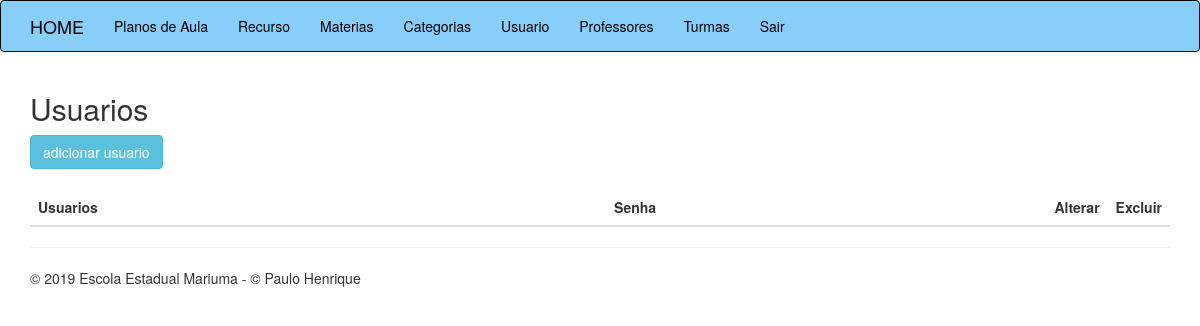
/usuarios.php, run on an earlier commit of the app's database.
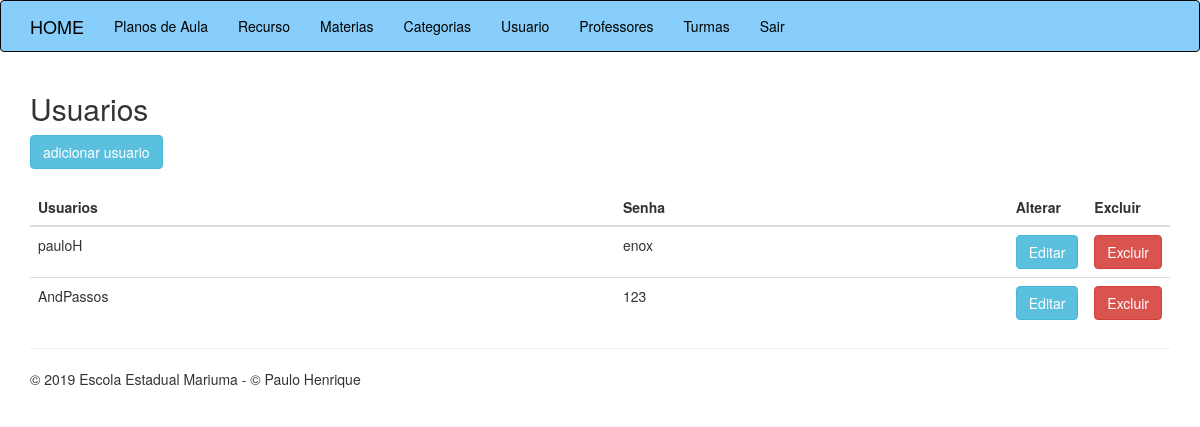
And on a later commit of the database.
### tables this page shows
CREATE TABLE `tb_professores` (
  `id` int(11) NOT NULL,
  `nome` varchar(50) NOT NULL,
  `email` varchar(100) NOT NULL,
  `telefone` varchar(20) NOT NULL,
  `facebook` varchar(50) NOT NULL,
  `nascimento` varchar(10) NOT NULL,
  `usuario` varchar(20) NOT NULL,
  `senha` varchar(20) NOT NULL
);

### classes/Professor.php (called while the page is built, shortened)
<?php
class Professor{
    public function listarProfessores(){
        $conexao = new PDO("mysql:host=127.0.0.1;dbname=escola","root","");
        $query = "SELECT id, nome, email, telefone, facebook, nascimento, usuario, senha FROM tb_professores";
        $resultado = $conexao->query($query);
        $lista = $resultado->fetchAll();
        return $lista;
    }
}
?>

### usuarios.php (the view)
<?php
require_once 'classes/Professor.php';
$usuario = new Professor();
$lista = $usuario->listarProfessores();
require_once 'cabecalho.php';
?>
<h2>Usuarios</h2>
<a href="professores-criar.php" class="btn btn-info">adicionar usuario</a>
<br><br>
<table class="table">
    <thead>
        <th>Usuarios</th>
        <th>Senha</th>
        <th class="acao">Alterar</th>
        <th class="acao">Excluir</th>
    </thead>
    <tbody>
        <?php foreach($lista as $linha){?>
            <tr>
                <td><?php echo $linha['usuario'];?></td>
                <td><?php echo $linha['senha'];?></td>
                <td><a href="professores-editar.php?CODIGO=<?php echo $linha['id'];?>" class="btn btn-info">Editar</a></td>
                <td><a href="professores-excluir.php?CODIGO=<?php echo $linha['id'];?>" class="btn btn-danger">Excluir</a></td>
            </tr>
        <?php }?>
    </tbody>
</table>
<?php
require_once 'rodape.php';
?>

What changed in the data, as far as the page shows it:
added tb_professores: usuario "pauloH", senha "enox"
added tb_professores: usuario "AndPassos", senha "123"
